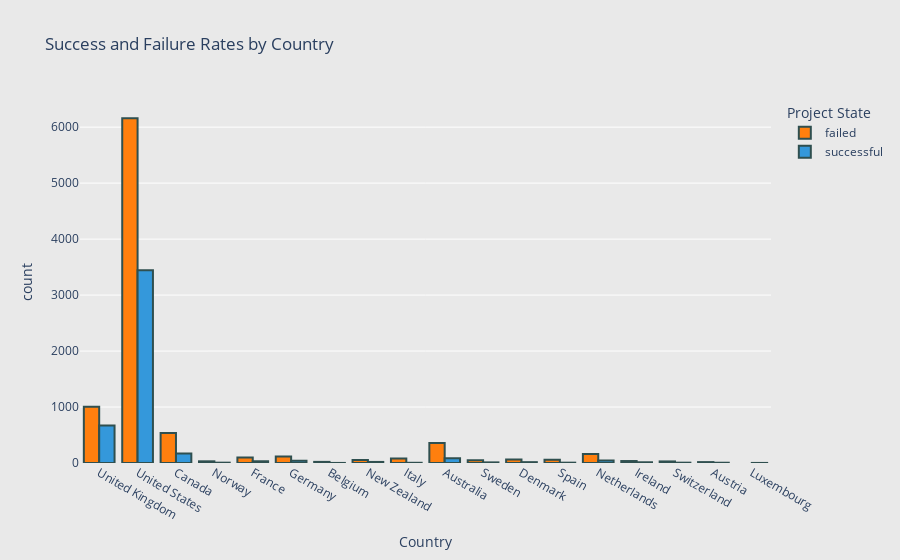

Notebook code for this chart:
### Markdown cell above
Plot the relationship between project country and project state

### Code cell
fig = px.histogram(df, x='country', color='state',
             title='Success and Failure Rates by Country',
             labels={'country': 'Country', 'state': 'Project State'},
             template='plotly_white', barmode='group',
             color_discrete_sequence=['#ff7f0e', '#3498db']
            )

# Customizing marker appearance
fig.update_traces(marker=dict(line=dict(width=2, color='DarkSlateGrey')))

# format the layout
fig.update_layout(
    xaxis=dict(showgrid=False, zeroline=False),
    yaxis=dict(zeroline=False, gridcolor='white'),
    paper_bgcolor='rgb(233,233,233)',
    plot_bgcolor='rgb(233,233,233)',
)

# Show the plot
fig.show()

### Figure 1 — Plotly figure (JSON) as saved in the notebook; plotly's stock layout.template omitted (floating-point values rounded to 4 significant figures; data arrays with more than 128 entries replaced by an {"elided": "..."} marker saying what was removed)
{"data": [{"alignmentgroup": "True", "bingroup": "x", "hovertemplate": "Project State=failed<br>Country=%{x}<br>count=%{y}<extra></extra>", "legendgroup": "failed", "marker": {"color": "#ff7f0e", "line": {"color": "DarkSlateGrey", "width": 2}, "pattern": {"shape": ""}}, "name": "failed", "offsetgroup": "failed", "orientation": "v", "showlegend": true, "type": "histogram", "x": {"elided": "8860 str values"}, "xaxis": "x", "yaxis": "y"}, {"alignmentgroup": "True", "bingroup": "x", "hovertemplate": "Project State=successful<br>Country=%{x}<br>count=%{y}<extra></extra>", "legendgroup": "successful", "marker": {"color": "#3498db", "line": {"color": "DarkSlateGrey", "width": 2}, "pattern": {"shape": ""}}, "name": "successful", "offsetgroup": "successful", "orientation": "v", "showlegend": true, "type": "histogram", "x": {"elided": "4575 str values"}, "xaxis": "x", "yaxis": "y"}], "layout": {"barmode": "group", "legend": {"title": {"text": "Project State"}, "tracegroupgap": 0}, "paper_bgcolor": "rgb(233,233,233)", "plot_bgcolor": "rgb(233,233,233)", "title": {"text": "Success and Failure Rates by Country"}, "xaxis": {"anchor": "y", "domain": [0, 1], "showgrid": false, "title": {"text": "Country"}, "zeroline": false}, "yaxis": {"anchor": "x", "domain": [0, 1], "gridcolor": "white", "title": {"text": "count"}, "zeroline": false}}}
